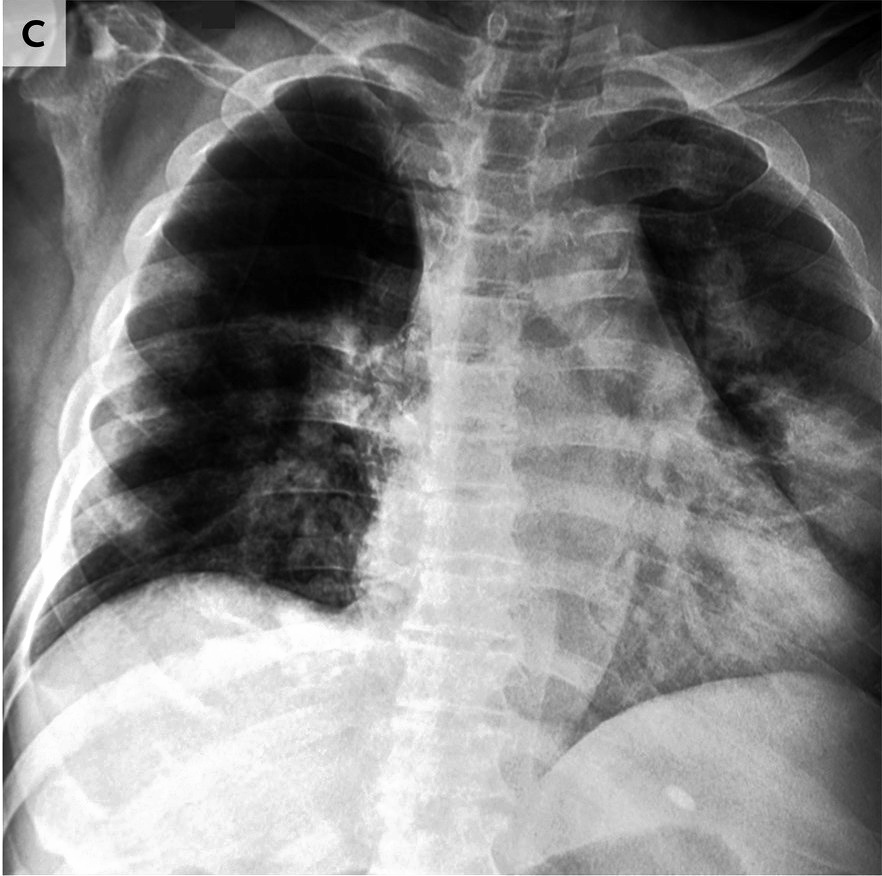
#> input picture Covid detection/test/Covid/0106.jpeg, 882 x 876 px, given in place of 3139316400.jpg, which was not available
$ jupyter execute Pcd__Assignment02.ipynb   (text cells are left out)
#> lines starting #> are read from the running program, lines starting #| are printed output that depends on the picture; pictures that were not available may be replaced by others from this repository, and a replacement may not be noted
[cell 1]
from google.colab import drive
drive.mount('/content/drive')

[cell 2]
import cv2
import numpy as np
from matplotlib import pyplot as plt
from google.colab.patches import cv2_imshow
import pandas as pd
import seaborn as sns
import argparse
from PIL import Image
from skimage.color import rgb2yuv, rgb2hsv, rgb2gray, yuv2rgb, hsv2rgb
from scipy.signal import convolve2d

img = cv2.imread('/content/drive/MyDrive/Kuliah/3139316400.jpg')
#> img is the input picture: shape (876, 882, 3); min 0, max 255, mean 128.3
dim = (500, 400)
img = cv2.resize(img, dim, interpolation = cv2.INTER_AREA)
#> img: shape (400, 500, 3)

[cell 3]
#Functionm  konvolusi image
def convolution(oldimage, kernel):
    #image = Image.fromarray(image, 'RGB')
    image_h = oldimage.shape[0]
    image_w = oldimage.shape[1]


    kernel_h = kernel.shape[0]
    kernel_w = kernel.shape[1]

    if(len(oldimage.shape) == 3):
        image_pad = np.pad(oldimage, pad_width=((kernel_h // 2, kernel_h // 2),(kernel_w // 2, kernel_w // 2),(0,0)), mode='constant',
                           constant_values=0).astype(np.float32)
    elif(len(oldimage.shape) == 2):
        image_pad = np.pad(oldimage, pad_width=((kernel_h // 2, kernel_h // 2),
                                                (kernel_w // 2, kernel_w // 2)), mode='constant', constant_values=0).astype(np.float32)


    h = kernel_h // 2
    w = kernel_w // 2

    image_conv = np.zeros(image_pad.shape)

    for i in range(h, image_pad.shape[0]-h):
        for j in range(w, image_pad.shape[1]-w):
            #sum = 0
            x = image_pad[i-h:i-h+kernel_h, j-w:j-w+kernel_w]
            x = x.flatten()*kernel.flatten()
            image_conv[i][j] = x.sum()
    h_end = -h
    w_end = -w

    if(h == 0):
        return image_conv[h:,w:w_end]
    if(w == 0):
        return image_conv[h:h_end,w:]
    return image_conv[h:h_end,w:w_end]

#function gaussian blur image
def GaussianBlurImage(image, sigma):
    #image = imread(image)
#> called with sigma = 1
    image = np.asarray(image)
    #print(image)
    filter_size = 2 * int(4 * sigma + 0.5) + 1
    gaussian_filter = np.zeros((filter_size, filter_size), np.float32)
    m = filter_size//2
    n = filter_size//2

    for x in range(-m, m+1):
        for y in range(-n, n+1):
            x1 = 2*np.pi*(sigma**2)
            x2 = np.exp(-(x**2 + y**2)/(2* sigma**2))
            gaussian_filter[x+m, y+n] = (1/x1)*x2

    im_filtered = np.zeros_like(image, dtype=np.float32)
    for c in range(3):
        im_filtered[:, :, c] = convolution(image[:, :, c], gaussian_filter)
    return (im_filtered.astype(np.uint8))

[cell 4]
imgblur = GaussianBlurImage(img, 1)
imgblur1 = GaussianBlurImage(img, 3)
#> call 2 of GaussianBlurImage, with sigma = 3
#> after the loop in GaussianBlurImage (call 2), `for c in range(3):`:
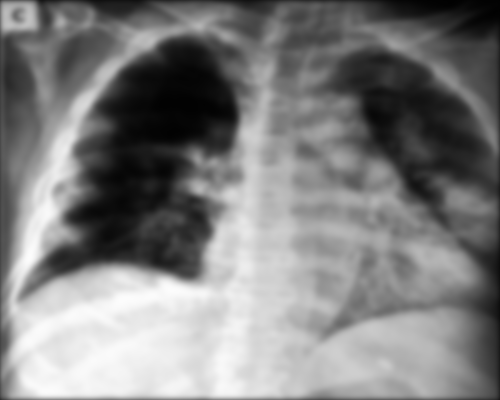
#> im_filtered: shape (400, 500, 3) float32; min 1.78, max 252.5, mean 127
cv2_imshow(img)

[cell 5]
cv2_imshow(imgblur)

[cell 6]
cv2_imshow(imgblur1)

[cell 7]
img = cv2.imread('/content/drive/MyDrive/Kuliah/pjEHfbdn_400x400.jpg')
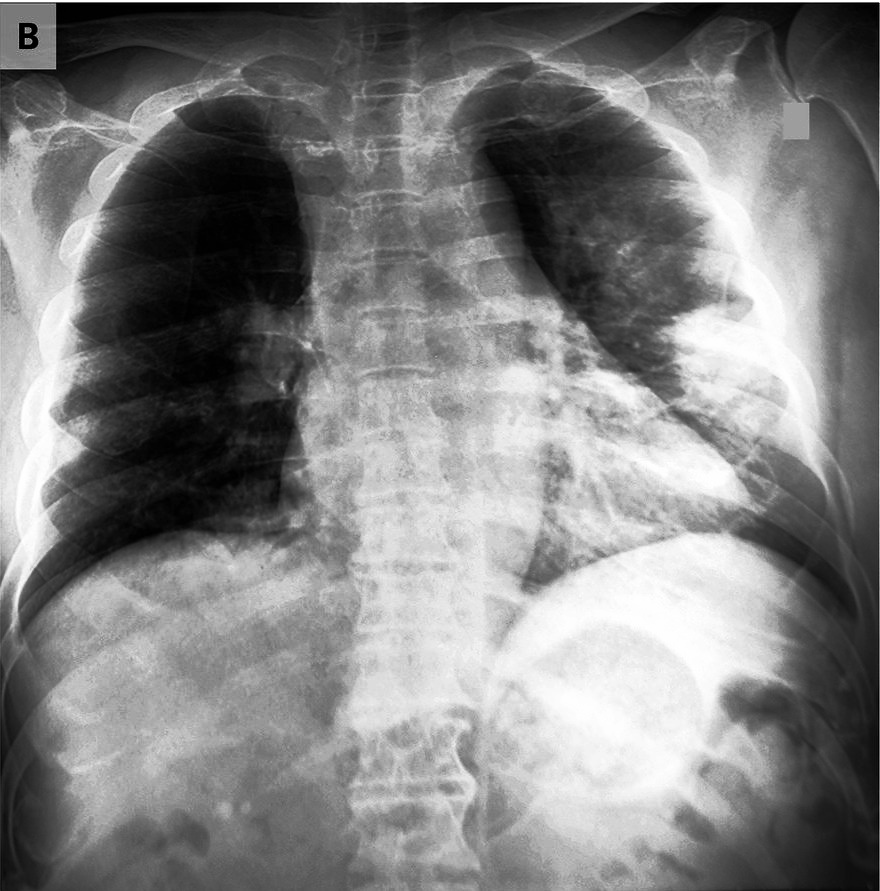
#> input picture Covid detection/test/Covid/0108.jpeg, 880 x 891 px, given in place of pjEHfbdn_400x400.jpg, which was not available
#> img is the input picture: shape (891, 880, 3); min 0, max 255, mean 128.4
sharpen = np.array([[0, -1, 0],
                    [-1, 5, -1],
                    [0, -1, 0]])
#fungsu multi convoler
def multi_convolver(image, kernel, iterations):
    for i in range(iterations):
        image = convolve2d(image, kernel, 'same', boundary = 'fill',
                           fillvalue = 0)
    return image

#fungsi sharpening dan perbadningan
def convolver_comparison(image, kernel, iterations = 1):
#> called with kernel = array of shape (3, 3), iterations = 1
    img_yuv = rgb2yuv(image)
#> img_yuv: shape (891, 880, 3) float64; mean of channels 0, 1, 2 0.504, -1.33e-17, -4.8e-17
    img_yuv[:,:,0] = multi_convolver(img_yuv[:,:,0], kernel,
                      iterations)
#> img_yuv: shape (891, 880, 3) float64; mean of channels 0, 1, 2 0.506, -1.33e-17, -4.8e-17
    final_image_yuv = yuv2rgb(img_yuv)
#> final_image_yuv: shape (891, 880, 3) float64; mean of channels 0, 1, 2 0.506, 0.506, 0.506


    convolved_image_r = multi_convolver(image[:,:,0], kernel,
                         iterations)
    convolved_image_g = multi_convolver(image[:,:,1], kernel,
                         iterations)
    convolved_image_b  = multi_convolver(image[:,:,2], kernel,
                         iterations)

    final_image_rgb = np.dstack((np.rint(abs(convolved_image_r)),
                                 np.rint(abs(convolved_image_g)),
                                 np.rint(abs(convolved_image_b)))) / 255
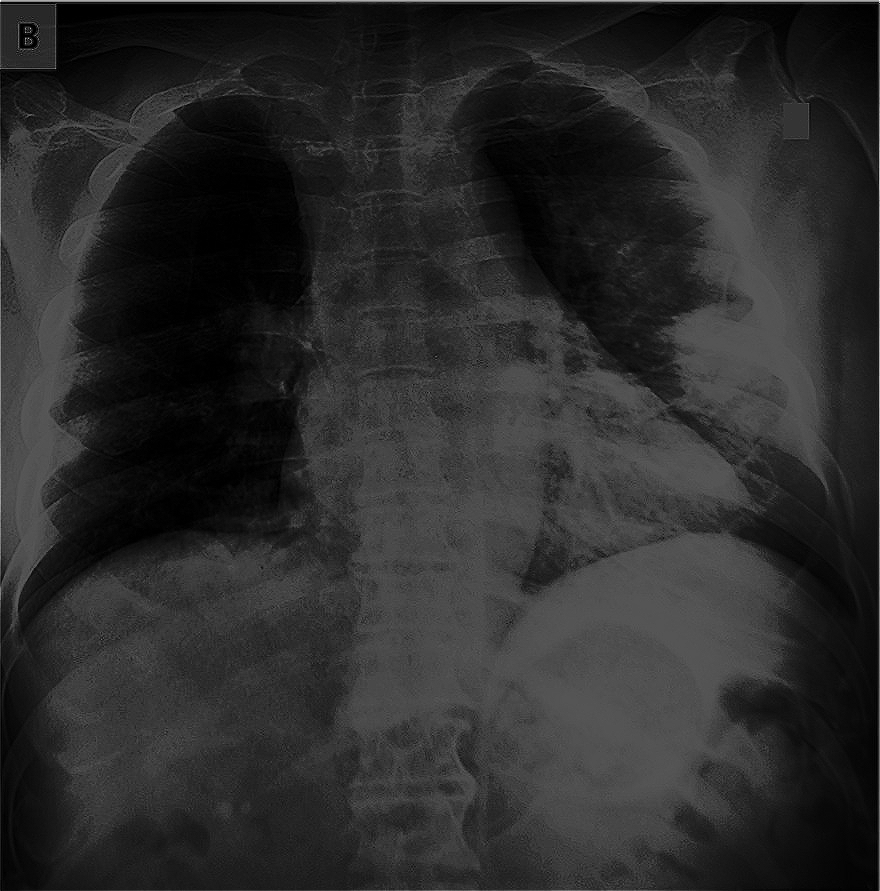
#> final_image_rgb: shape (891, 880, 3) float64; min 0, max 2.98, mean 0.509; drawn with min black and max white

    fig, ax = plt.subplots(1,2, figsize = (12,12))

    ax[0].imshow(image)
    ax[0].set_title(f'Original', fontsize = 16)

    ax[1].imshow(final_image_rgb);
    ax[1].set_title(f'RGB Adjusted',  fontsize = 16)


    [axi.set_axis_off() for axi in ax.ravel()]

    fig.tight_layout()
convolver_comparison(img, sharpen, iterations = 1)
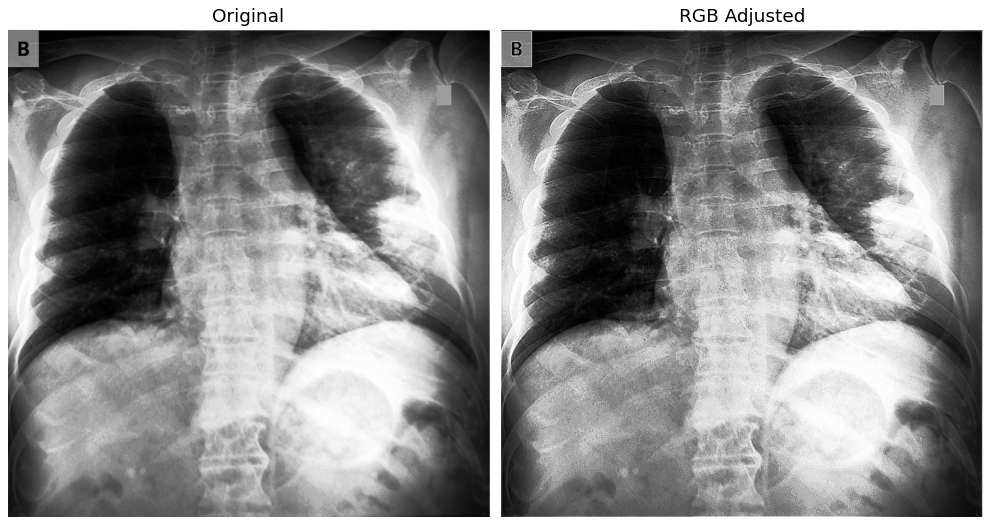
#> figure drawn by matplotlib, 2 panels

[cell 8]
from PIL import Image
#Fungsi Mengubah tingkat keterangan
img = '/content/drive/MyDrive/Kuliah/depositphotos_110415638-stock-photo-mosaic-striped-full-color-rainbow.jpg'
def change_brightness(filename, action, extent):

    #Memasukan data pixel image ke list
#> called with action = 'lighten', extent = 50
    original_image = Image.open(filename, 'r')
    pixels = original_image.getdata()

    #Inisiasi list kosong untuk image baru
    new_image = Image.new('RGB', original_image.size)
#> new_image: PIL image 880x891 RGB; every value is 0
    new_image_list = []

    brightness_multiplier = 1.0

    if action == 'lighten':
        brightness_multiplier += (extent/100.0)
    else:
        brightness_multiplier -= (extent/100.0)

    #Untuk setiap pixel , ubah nilai ke versi gelap atau terang
    for pixel in pixels:
        new_pixel = (int(pixel[0] * brightness_multiplier),
                     int(pixel[1] * brightness_multiplier),
                     int(pixel[2] * brightness_multiplier))

        #Cek nilai pixel dalam kisaran rgb
        for pixel in new_pixel:
            if pixel > 255:
                pixel = 255
            elif pixel < 0:
                pixel = 0
        #Memasukan nilai pixel yang telah diubah kedalam list new_image
        new_image_list.append(new_pixel)
#> this loop made 784080 passes
#> new_pixel on passes 1 to 3: (381, 381, 381), (382, 382, 382), (382, 382, 382)
#> after the loop, new_image_list = 784080 items

    #Memasukan nilai list ke dalam gambar baru
    new_image.putdata(new_image_list)
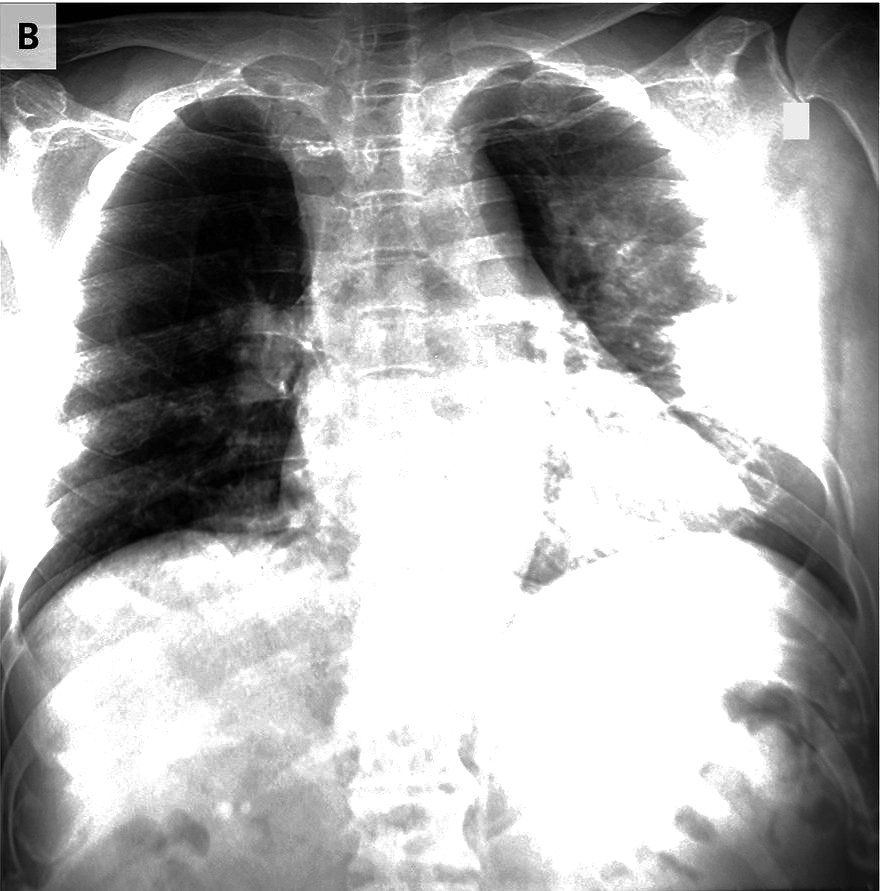
#> new_image: PIL image 880x891 RGB; min 0, max 255, mean 170.8
    return new_image

lighten = change_brightness(img,'lighten', 50)
darken  = change_brightness(img,'darken', 50)
#> call 2 of change_brightness, with action = 'darken', extent = 50
#> the loop in change_brightness (call 2), `for pixel in pixels:` made 784080 passes
#> in change_brightness (call 2), `new_image.putdata(new_image_list)`:
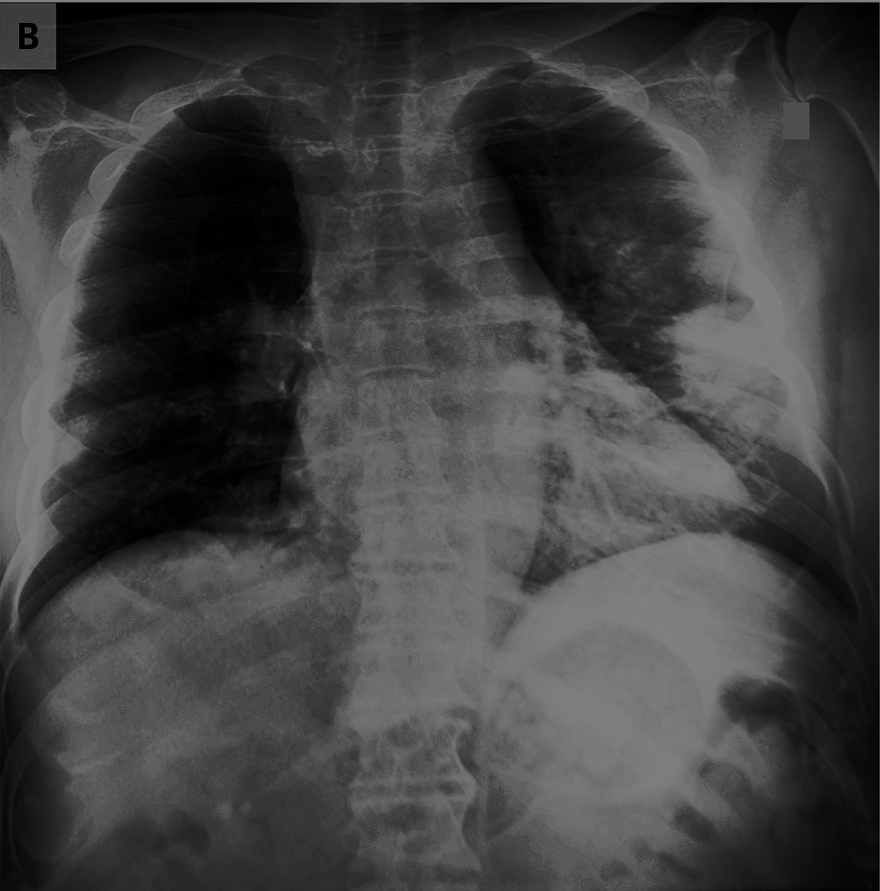
#> new_image: PIL image 880x891 RGB; min 0, max 127, mean 64
ori = change_brightness(img,'lighten', 0)

[cell 9]
fig, ax = plt.subplots(1,3, figsize = (14,14))
ax[0].imshow(darken)
ax[0].set_title(f'Darken', fontsize = 16)

ax[1].imshow(ori);
ax[1].set_title(f'Original',  fontsize = 16)

ax[2].imshow(lighten);
ax[2].set_title(f'Lighten',  fontsize = 16)
